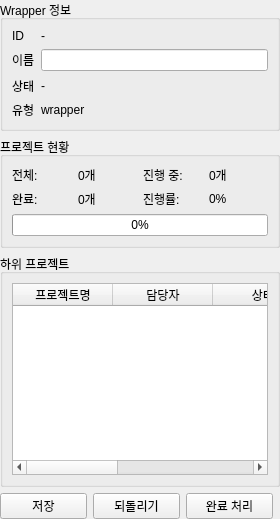
<?xml version="1.0" encoding="UTF-8"?>
<ui version="4.0">
 <class>WrapperDetailForm</class>
 <widget class="QWidget" name="WrapperDetailForm">
  <layout class="QVBoxLayout" name="verticalLayout">
   <property name="leftMargin">
    <number>0</number>
   </property>
   <property name="topMargin">
    <number>0</number>
   </property>
   <property name="rightMargin">
    <number>0</number>
   </property>
   <property name="bottomMargin">
    <number>0</number>
   </property>
   <!-- Wrapper 기본 정보 -->
   <item>
    <widget class="QGroupBox" name="groupWrapperInfo">
     <property name="title"><string>Wrapper 정보</string></property>
     <layout class="QFormLayout" name="formLayout">
      <item row="0" column="0"><widget class="QLabel" name="lblId"><property name="text"><string>ID</string></property></widget></item>
      <item row="0" column="1"><widget class="QLabel" name="valId"><property name="text"><string>-</string></property></widget></item>

      <item row="1" column="0"><widget class="QLabel" name="lblName"><property name="text"><string>이름</string></property></widget></item>
      <item row="1" column="1"><widget class="QLineEdit" name="editName"/></item>

      <item row="2" column="0"><widget class="QLabel" name="lblStatus"><property name="text"><string>상태</string></property></widget></item>
      <item row="2" column="1"><widget class="QLabel" name="valStatus"><property name="text"><string>-</string></property></widget></item>

      <item row="3" column="0"><widget class="QLabel" name="lblType"><property name="text"><string>유형</string></property></widget></item>
      <item row="3" column="1"><widget class="QLabel" name="valType"><property name="text"><string>wrapper</string></property></widget></item>
     </layout>
    </widget>
   </item>
   
   <!-- 프로젝트 현황 -->
   <item>
    <widget class="QGroupBox" name="groupProjectStatus">
     <property name="title"><string>프로젝트 현황</string></property>
     <layout class="QGridLayout" name="gridLayout">
      <item row="0" column="0"><widget class="QLabel" name="lblTotal"><property name="text"><string>전체:</string></property></widget></item>
      <item row="0" column="1"><widget class="QLabel" name="valTotal"><property name="text"><string>0개</string></property></widget></item>
      
      <item row="0" column="2"><widget class="QLabel" name="lblInProgress"><property name="text"><string>진행 중:</string></property></widget></item>
      <item row="0" column="3"><widget class="QLabel" name="valInProgress"><property name="text"><string>0개</string></property></widget></item>
      
      <item row="1" column="0"><widget class="QLabel" name="lblCompleted"><property name="text"><string>완료:</string></property></widget></item>
      <item row="1" column="1"><widget class="QLabel" name="valCompleted"><property name="text"><string>0개</string></property></widget></item>
      
      <item row="1" column="2"><widget class="QLabel" name="lblProgress"><property name="text"><string>진행률:</string></property></widget></item>
      <item row="1" column="3"><widget class="QLabel" name="valProgress"><property name="text"><string>0%</string></property></widget></item>
      
      <item row="2" column="0" colspan="4">
       <widget class="QProgressBar" name="progressBar">
        <property name="value"><number>0</number></property>
       </widget>
      </item>
     </layout>
    </widget>
   </item>
   
   <!-- 하위 프로젝트 목록 -->
   <item>
    <widget class="QGroupBox" name="groupProjectList">
     <property name="title"><string>하위 프로젝트</string></property>
     <layout class="QVBoxLayout" name="projectListLayout">
      <item>
       <widget class="QTableWidget" name="tableProjects">
        <property name="selectionBehavior"><enum>QAbstractItemView::SelectRows</enum></property>
        <property name="alternatingRowColors"><bool>true</bool></property>
        <column><property name="text"><string>프로젝트명</string></property></column>
        <column><property name="text"><string>담당자</string></property></column>
        <column><property name="text"><string>상태</string></property></column>
        <column><property name="text"><string>시작일</string></property></column>
        <column><property name="text"><string>종료일</string></property></column>
       </widget>
      </item>
     </layout>
    </widget>
   </item>
   
   <!-- 버튼 영역 -->
   <item>
    <layout class="QHBoxLayout" name="buttonLayout">
     <item><widget class="QPushButton" name="btnSave"><property name="text"><string>저장</string></property></widget></item>
     <item><widget class="QPushButton" name="btnReset"><property name="text"><string>되돌리기</string></property></widget></item>
     <item><widget class="QPushButton" name="btnComplete"><property name="text"><string>완료 처리</string></property></widget></item>
     <item><spacer name="spacer"><property name="orientation"><enum>Qt::Horizontal</enum></property></spacer></item>
    </layout>
   </item>
  </layout>
 </widget>
 <resources/>
 <connections/>
</ui>
